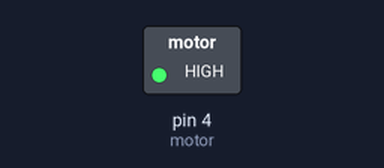
Recording of a sketch running on a simulated Arduino Uno, built with avr-gcc and run on an emulated ATmega328P. Parts: switched loads named in the sketch (green lamp = pin HIGH). What the sketch prints to the serial monitor is not drawn.

Above: at 1.5 s.
At 6.0 s:
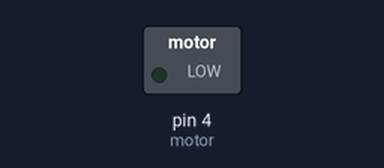
Timing chart, 0 to 11.7 s (numbered marks = the images above):
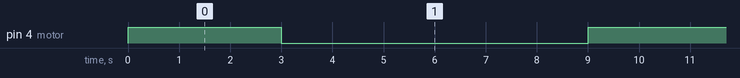

The sketch:

motor.ino
```cpp
int motor = 4;
void setup()
{
  pinMode(motor,OUTPUT);
  Serial.begin(9600);
}
void loop(){
	analogWrite(motor, 200);
	Serial.println("a");
	delay(3000);
	analogWrite(motor, 50);
	delay(3000);
	analogWrite(motor, 0);
	delay(3000);
}
```

Measured:
- by itself, pin 4 (motor): alternates HIGH for 3.0 s and LOW for 6.0 s
